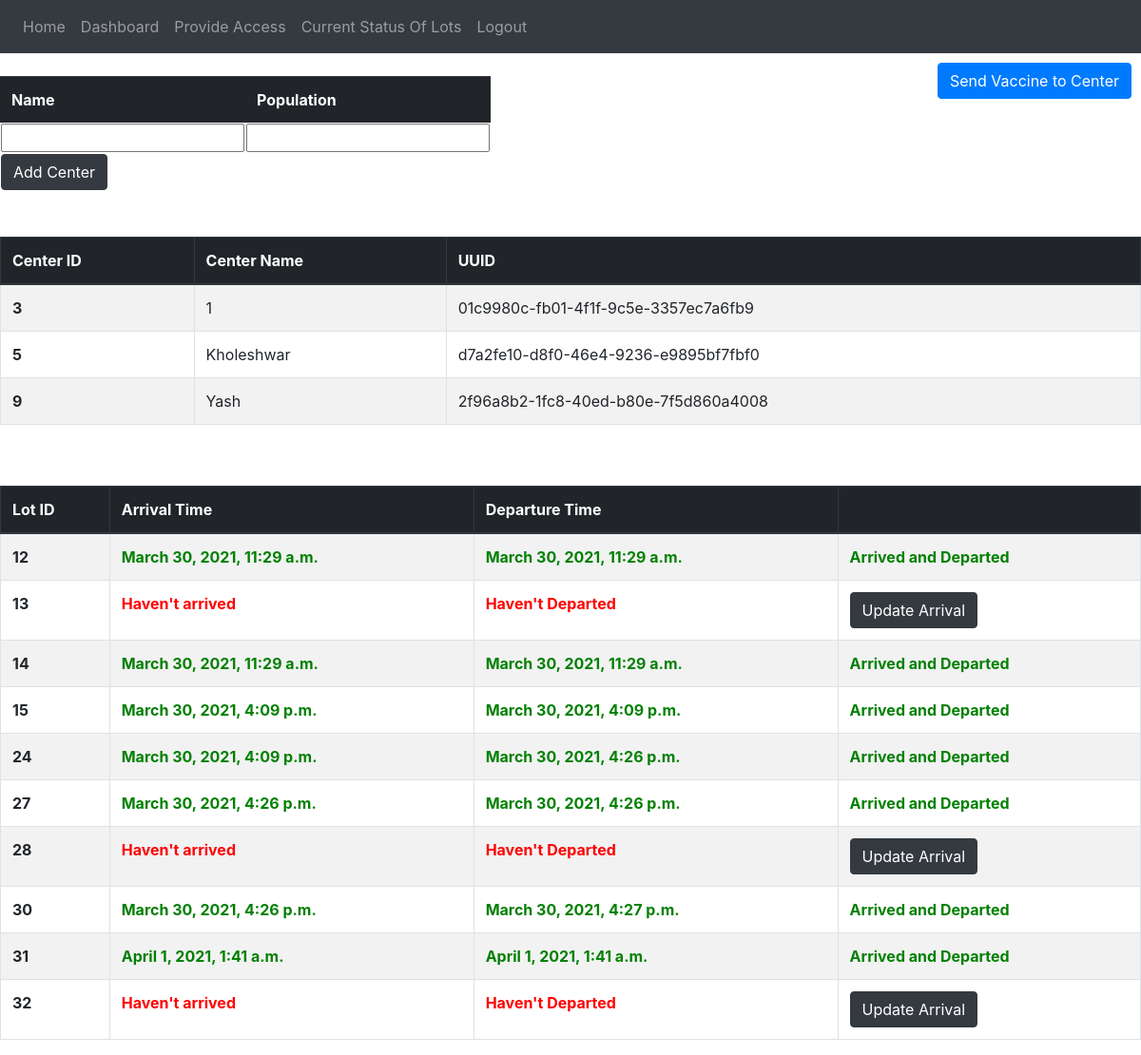
Before: /dashboard/district/akola/ (signed in) with the older database file.
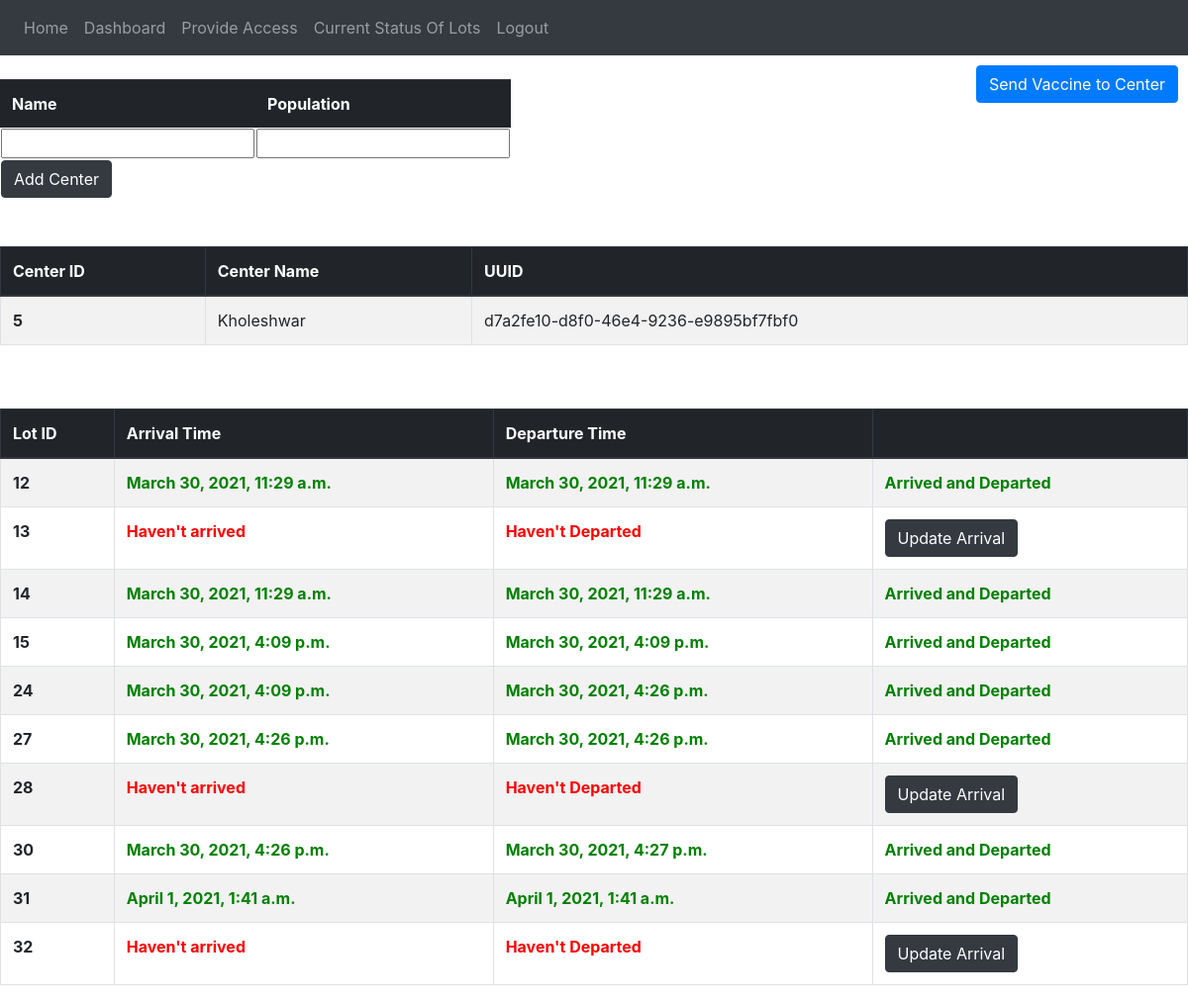
After: the same page with the newer database file.
### vaccine_app/models.py (models this page shows, shortened)
class Center(models.Model):
    centerPrimaryKey = models.AutoField(primary_key=True)
    centerId = models.UUIDField(default=uuid.uuid4, editable=False, unique=True)
    district = models.ForeignKey(District, on_delete=models.CASCADE, related_name="Center")
    name = models.CharField(max_length=255, unique=True)
    maxCountPerDate = models.IntegerField(default=10)
    population = models.IntegerField(default=1)

class DistrictVaccineData(models.Model):
    district = models.ForeignKey(District,on_delete=models.CASCADE,related_name="districtVaccine")
    lot = models.OneToOneField(VaccineLot, on_delete=models.CASCADE,related_name="districtVaccine")
    arrivalTimestamp = models.DateTimeField(blank = True, null=True, default=None)
    departureTimestamp = models.DateTimeField(blank = True, null=True, default=None)

class VaccineLot(models.Model):
    lotId = models.AutoField(primary_key=True)
    status=models.CharField(max_length = 20, choices = lot_status, default = 'produced')
    productionTimestamp = models.DateTimeField(auto_now_add=True)
    departureTimestamp = models.DateTimeField(blank = True, null=True, default=None)
    countOfDosesConsumed = models.IntegerField(default = 0)

### vaccine_app/views.py (the view, shortened to what this page needs)
# urls.py: path('dashboard/district/<name>/',views.district_dash,name='district_dash'),
@login_required
def district_dash(request,name):
    if name=="":
        return redirect('dashboard')
    if verify(request,"district",name):
        district_obj=District.objects.get(name=name)
        centers = Center.objects.filter(district=district_obj)
        vaccine_lots = DistrictVaccineData.objects.filter(district = district_obj)
        error=[]
        return render(request,'district_dash.html',{'centers':centers, 'error':error, 'vaccine_lots':vaccine_lots,'name':name})
    else:
        return redirect('dashboard')

### vaccine_app/views.py (called while the page is built, shortened)
def verify(request,district_or_center,name):
    if district_or_center=="district":
        user=request.user
        if District.objects.filter(name=name).exists():
            district_obj=District.objects.get(name=name)
            if AccessControlListDistrict.objects.filter(person=user,district=district_obj).exists() and user.is_districtadmin:
                return True
            else:
                print("access is not there for user "+user.email)
                return False
        else:
            print("District name is invalid")
            return False
    else:
        print("Invalid district_or_center value")
        return False

### templates/district_dash.html (shortened to what this page needs)
{% extends 'base.html' %}
    {% block content %}
        <a href="/district/{{name}}/send_to_center" style="float: right; margin:10px;"><button Type="button" class="btn btn-primary">Send Vaccine to Center</button></a>
        <form method="POST">
            <table>
                <thead class=" table table-info table-dark">
                    <th>Name</th>
                    <th>Population</th>
                </thead>
                <tr>
                    <td><input type="text" id="name" name="name" required /></td>
                    <td><input type="number" id="population" name="population" required min=1 /></td>
                    <br>
                </tr>
                <tr>
                  <td><button class="btn btn-dark" type="submit" id="add" value="Add center">Add Center</button></td>
                </tr>
            </table>
        </form>
        <br><br>
        <table class="table table-striped table-bordered">
            <thead class="thead-dark">
              <tr>
                <th scope="col">Center ID</th>
                <th scope="col">Center Name</th>
                <th scope="col">UUID</th>
              </tr>
            </thead>
            <tbody>
            {% for center in centers %}
              <tr>
                <th scope="row">{{center.centerPrimaryKey}}</th>
                <td style="text-transform: capitalize;">{{center.name}}</td>
                <td>{{center.centerId.urn|slice:"9:"}}</td>
              </tr>
            {% endfor %}
            </tbody>
          </table>
          <br><br>
          <table class="table table-striped table-bordered">
            <thead class="thead-dark">
              <tr>
                <th scope="col">Lot ID</th>
                <th scope="col">Arrival Time</th>
                <th scope="col">Departure Time</th>
                <th scope="col"></th>
              </tr>
            </thead>
            <tbody>
            {% for lot in vaccine_lots %}
              <tr>
                <th scope="row">{{ lot.lot.lotId }}</th>
                <td>
                  {% if lot.arrivalTimestamp == None %}
                    <b style="color:red;">Haven't arrived</b>
                  {% else %}
                    <b style="color:green;">{{lot.arrivalTimestamp}}</b>
                  {% endif %}
                </td>
                <td>
                  {% if lot.departureTimestamp == None %}
                    <b style="color:red;">Haven't Departed</b>
                  {% else %}
                    <b style="color:green;">{{lot.departureTimestamp}}</b>
                  {% endif %}
                </td>
                {% if lot.arrivalTimestamp == None %}
                  <td><a href="/district/{{name}}/updateArrivalTimeDistrict/{{ lot.lot.lotId }}"><button type="button" class="btn btn-dark">Update Arrival</button></a>
                {% else %}
                  <td>
                    <b style="color:green;">Arrived
                    {% if lot.departureTimestamp != None %}
                    and Departed
                    {% endif %}
                    </b>
                  </td>
                {% endif %}
              </tr>
            {% endfor %}
            </tbody>
          </table>
    {% endblock content %}

### templates/base.html (shortened to what this page needs)
<!DOCTYPE html>
<html lang="en">
<head>
  <link rel="stylesheet" href="https://stackpath.bootstrapcdn.com/bootstrap/4.1.3/css/bootstrap.min.css">
</head>
<body>
     {% if user.is_authenticated == False %}
     <div class="pos-f-t" style="float: right; font-size:16px;">
        <nav class="navbar navbar-dark bg-dark">
          <button class="navbar-toggler" type="button" data-toggle="collapse" data-target="#navbarToggleExternalContent" aria-controls="navbarToggleExternalContent" aria-expanded="false" aria-label="Toggle navigation" style="padding:9px;">
            Admin
          </button>
        </nav>
        <div class="collapse" id="navbarToggleExternalContent" >
          <div class="bg-dark p-1">
            <span class="text-muted">
                <nav class="navbar navbar-expand-lg navbar navbar-dark bg-dark">
                    <div class="" id="navbarNav">
                        <ul class="navbar-nav">
                                <li class="nav-item">
                                    <a class="nav-link" href="{% url 'admin:login' %}">Mega Center Admin</a>
                                </li>
                        </ul>
                        <ul class="navbar-nav">
                                <li class="nav-item">
                                    <a class="nav-link" href="{% url 'login_gen' %}">Login</a>
                                </li>
                        </ul>
                        <ul class="navbar-nav">
                                <li class="nav-item">
                                    <a class="nav-link" href="{% url 'register' %}">Register</a>
                                </li>
                        </ul>
                    </div>
                </nav>
            </span>
          </div>
        </div>
      </div>
      <nav class="navbar navbar-expand-lg navbar navbar-dark bg-dark" style="font-size: 16px;">
         <div class="" id="navbarNav">
            <ul class="navbar-nav">
                <li class="nav-item">
                    <a class="nav-link" href="{% url 'index' %}">Home <span class="sr-only">(current)</span></a>
                </li>
                <li class="nav-item">
                    <a class="nav-link" href="{% url 'registerForVaccinationDistrictForm' %}">Register For Vaccination</a>
                </li>
            </ul>
         </div>
      </nav>
     {% else %}
     <nav class="navbar navbar-expand-lg navbar navbar-dark bg-dark">
        <div class="" id="navbarNav">
            <ul class="navbar-nav">
                <li class="nav-item">
                    <a class="nav-link" href="{% url 'index' %}">Home <span class="sr-only">(current)</span></a>
                </li>
                <li class="nav-item">
                    <a class="nav-link" href="{% url 'dashboard' %}">Dashboard</a>
                </li>
                <li class="nav-item">
                    <a class="nav-link" href="{% url 'provideaccess' %}">Provide Access</a>
                </li>
                <li class="nav-item">
                    <a class="nav-link" href="{% url 'currentStatus' %}">Current Status Of Lots</a>
                </li>
                <li class="nav-item">
                    <a class="nav-link" href="{% url 'logout' %}">Logout</a>
                </li>
            </ul>
         </div>
    </nav>
     {% endif %}
     {% block content %}
     {% endblock %}
</body>
</html>

Changed rows visible on the page:
removed Center: centerPrimaryKey "3", name "1", centerId.urn "01c9980c-fb01-4f1f-9c5e-3357ec7a6fb9"
removed Center: centerPrimaryKey "9", name "Yash", centerId.urn "2f96a8b2-1fc8-40ed-b80e-7f5d860a4008"
